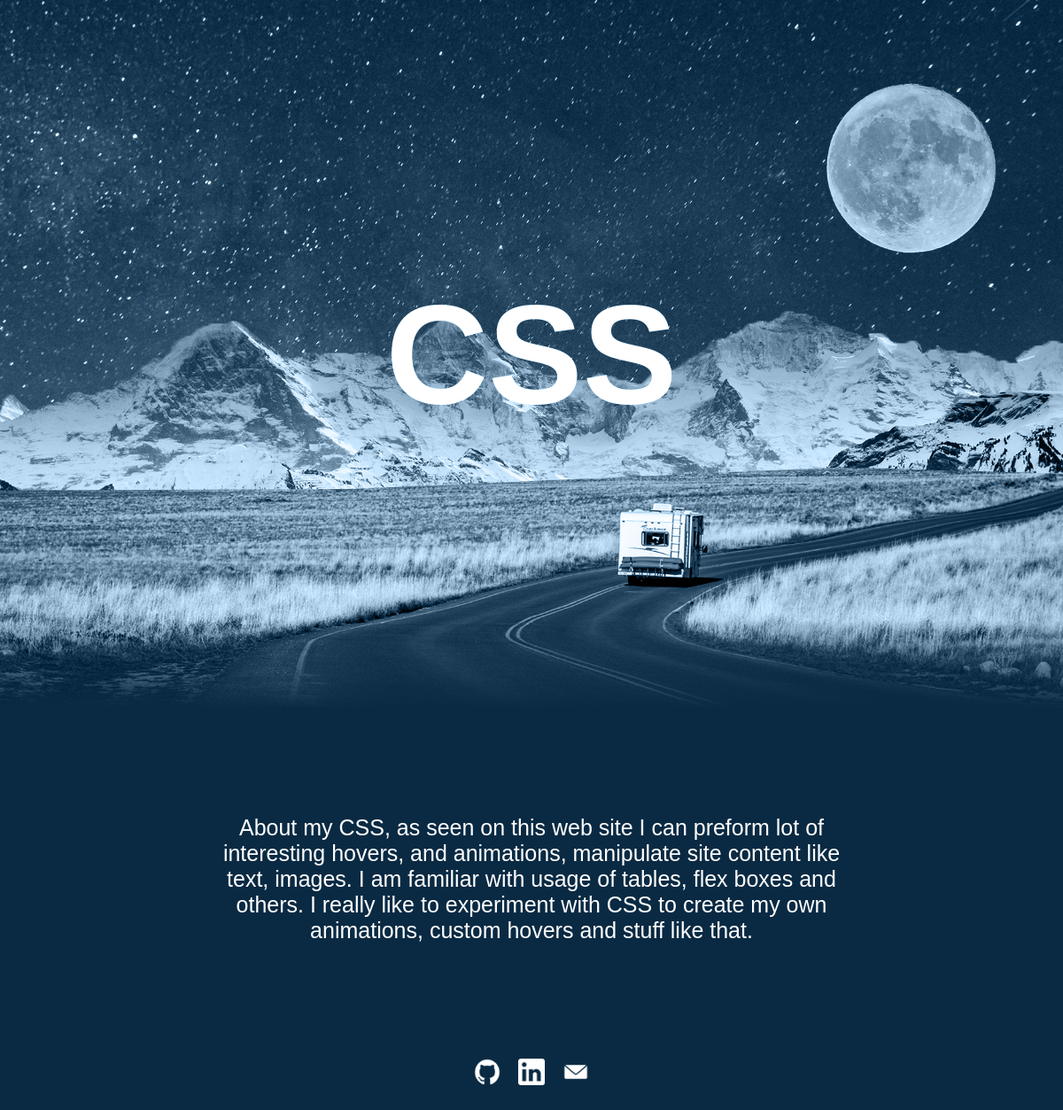
Page /skill/CSS/ on the committed database.
### main/models.py (models this page shows, shortened)
class Language(models.Model):
    title = models.CharField(max_length=100)
    desc_short = models.TextField()
    description = models.TextField()
    class Meta:
        verbose_name = "Language"
        verbose_name_plural = "Languages"

### main/views.py (the view)
# urls.py: path('skill/<str:title>/', views.skill_view, name='skill')
def skill_view(request, title):
    lang = Language.objects.get(title__iexact=title)
    return render(request, 'main/skill.html', {"lang": lang})

### templates/main/skill.html (shortened to what this page needs)
{% load static %}
<!DOCTYPE html>
<html lang="en">
<head>
    <link rel="stylesheet" type="text/css" href="{% static 'css/style.css' %}">
    <link rel="stylesheet" type="text/css" href="{% static 'css/swiper.min.css' %}">
</head>
<body>
<section>
    <img src="{% static 'img/bg.jpg' %}" id="bg" alt="img">
    <img src="{% static 'img/moon.png' %}" id="moon" alt="img">
    <img src="{% static 'img/mountain.png' %}" id="mountain" alt="img">
    <img src="{% static 'img/road.png' %}" id="road" alt="img">
    <h2 id="text">{{ lang.title }}</h2>
</section>
<div class="description">
    <p id="desc" class="on">
        {{ lang.description }}
    </p>
</div>
<div id="empty">
    <a target="_blank" rel="noopener noreferrer" href="https://github.com/Mrklata"><img
            src="{% static 'img/git.png' %}" alt="img"></a>
    <a target="_blank" rel="noopener noreferrer"
       href="https://www.linkedin.com/in/%C5%82ukasz-kowalczyk-35259b19b/"><img src="{% static 'img/link.png' %}"
                                                                                alt="img"></a>
    <a target="_blank" rel="noopener noreferrer" href="mailto:lukasz98kowalczyk@gamail.com"><img
            src="{% static 'img/mail.png' %}" alt="img"></a>
</div>
</body>
</html>

### static/css/style.css (style rules this page uses)
* { margin: 0; padding: 0; font-family: 'Poppins', sans-serif; }
body { background: #0a2a43; min-height: 1500px; }
section { position: relative; width: 100%; height: 100vh; overflow: hidden; display: flex; justify-content: center; align-items: center; }
section:before { content: ''; position: absolute; bottom: 0; width: 100%; height: 100px; background: linear-gradient(to top, #0a2a43, transparent); z-index: 100; }
section:after { content: ''; position: absolute; top: 0; left: 0; width: 100%; height: 100%; background: #0a2a43; z-index: 100; mix-blend-mode: color; }
section img { position: absolute; top: 0; left: 0; width: 100%; height: 100%; object-fit: cover; pointer-events: none; }
#text { position: relative; color: white; font-size: 10em; z-index: 1; }
#road { z-index: 2; }
.description { text-align: center; margin: 10% 20%; font-size: 25px; color: white; }
#empty { display: flex; justify-content: center; align-items: center; margin: 50px; }
#empty img { height: 30px; width: 30px; margin: 10px; }

### rows in the picture
Language: title "CSS", description "About my CSS, as seen on this web site I can preform lot of interesting hovers, and animations, manipulate site content like text, images. I am familiar with usage of tables, flex boxes and others. I really like to experiment with CSS to create my own animations, custom hovers and stuff like that."
